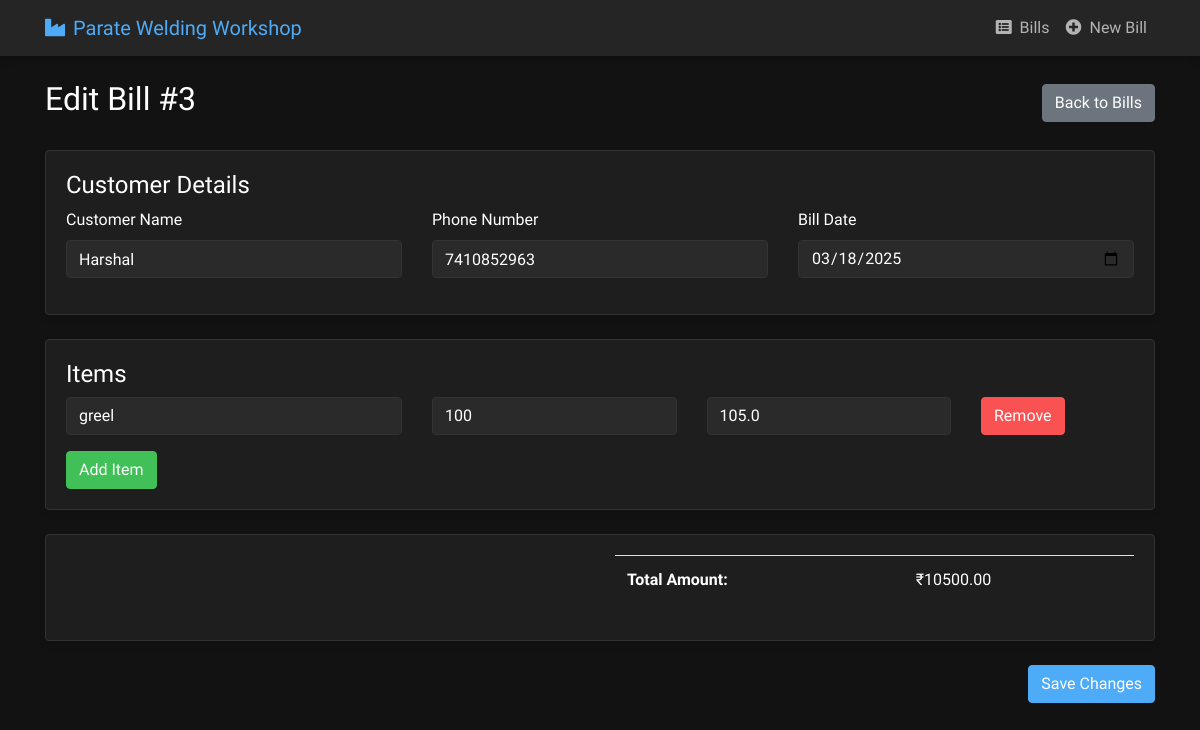
The app's page /edit_bill/3 with its own data.
### app.py (models this page shows)
class Bill(db.Model):
    id = db.Column(db.Integer, primary_key=True)
    customer_name = db.Column(db.String(100), nullable=False)
    phone_number = db.Column(db.String(10), nullable=False)
    bill_date = db.Column(db.DateTime, nullable=False, default=datetime.utcnow)
    total_amount = db.Column(db.Float, nullable=False)
    remaining_amount = db.Column(db.Float, nullable=False)
    items = db.relationship('BillItem', backref='bill', lazy=True)
    payments = db.relationship('Payment', backref='bill', lazy=True)

class BillItem(db.Model):
    id = db.Column(db.Integer, primary_key=True)
    bill_id = db.Column(db.Integer, db.ForeignKey('bill.id'), nullable=False)
    item_name = db.Column(db.String(100), nullable=False)
    quantity = db.Column(db.Integer, nullable=False)
    price = db.Column(db.Float, nullable=False)
    subtotal = db.Column(db.Float, nullable=False)

### app.py (the view, shortened to what this page needs)
@app.route('/edit_bill/<int:bill_id>', methods=['GET', 'POST'])
def edit_bill(bill_id):
    bill = Bill.query.get_or_404(bill_id)
    return render_template('edit_bill.html', bill=bill)

### templates/edit_bill.html (shortened to what this page needs)
{% extends "base.html" %}
{% block content %}
<div class="row">
    <div class="col-12">
        <div class="d-flex justify-content-between align-items-center mb-4">
            <h2>Edit Bill #{{ bill.id }}</h2>
            <a href="{{ url_for('index') }}" class="btn btn-secondary">Back to Bills</a>
        </div>
        <form method="POST">
            <div class="card mb-4">
                <div class="card-body">
                    <h4>Customer Details</h4>
                    <div class="row">
                        <div class="col-md-4">
                            <div class="form-group">
                                <label>Customer Name</label>
                                <input type="text" class="form-control" name="customer_name" value="{{ bill.customer_name }}" required>
                            </div>
                        </div>
                        <div class="col-md-4">
                            <div class="form-group">
                                <label>Phone Number</label>
                                <input type="tel" class="form-control" name="phone_number" value="{{ bill.phone_number }}" pattern="[0-9]{10}" required>
                            </div>
                        </div>
                        <div class="col-md-4">
                            <div class="form-group">
                                <label>Bill Date</label>
                                <input type="date" class="form-control" name="bill_date" value="{{ bill.bill_date.strftime('%Y-%m-%d') }}" required>
                            </div>
                        </div>
                    </div>
                </div>
            </div>
            <div class="card mb-4">
                <div class="card-body">
                    <h4>Items</h4>
                    <div id="items-container">
                        {% for item in bill.items %}
                        <div class="row item-row mb-3">
                            <div class="col-md-4">
                                <input type="text" class="form-control" name="item_name[]" value="{{ item.item_name }}" required>
                            </div>
                            <div class="col-md-3">
                                <input type="number" class="form-control quantity" name="quantity[]" value="{{ item.quantity }}" min="1" required>
                            </div>
                            <div class="col-md-3">
                                <input type="number" class="form-control price" name="price[]" value="{{ item.price }}" step="0.01" min="0" required>
                            </div>
                            <div class="col-md-2">
                                <button type="button" class="btn btn-danger remove-item">Remove</button>
                            </div>
                        </div>
                        {% endfor %}
                    </div>
                    <button type="button" class="btn btn-success" id="add-item">Add Item</button>
                </div>
            </div>
            <div class="card mb-4">
                <div class="card-body">
                    <div class="row">
                        <div class="col-md-6 offset-md-6">
                            <table class="table">
                                <tr>
                                    <th>Total Amount:</th>
                                    <td>₹<span id="total-amount">{{ "%.2f"|format(bill.total_amount) }}</span></td>
                                </tr>
                            </table>
                        </div>
                    </div>
                </div>
            </div>
            <div class="text-right">
                <button type="submit" class="btn btn-primary">Save Changes</button>
            </div>
        </form>
    </div>
</div>
{% endblock %}

### static/css/style.css (style rules this page uses)
:root { --bg-primary: #121212; --bg-secondary: #1e1e1e; --bg-elevated: #252525; --text-primary: #ffffff; --text-secondary: #b3b3b3; --accent-color: #4dabf7; --accent-hover: #339af0; --success-color: #40c057; --danger-color: #fa5252; --border-color: #333333; --input-bg: #2a2a2a; }
body { background-color: var(--bg-primary); color: var(--text-primary); font-family: 'Segoe UI', Arial, sans-serif; }
.card { background-color: var(--bg-secondary); border: 1px solid var(--border-color); box-shadow: 0 4px 6px rgba(0,0,0,0.1); }
.table { color: var(--text-primary); }
.form-control { background-color: var(--input-bg); border-color: var(--border-color); color: var(--text-primary); }
.btn-primary { background-color: var(--accent-color); border-color: var(--accent-color); }
.btn-success { background-color: var(--success-color); border-color: var(--success-color); }
.btn-danger { background-color: var(--danger-color); border-color: var(--danger-color); }

### records on screen
Bill: id "3", customer_name "Harshal", phone_number "7410852963", bill_date "03/18/2025", total_amount "10500.00"
BillItem: item_name "greel", quantity "100", price "105.0"
